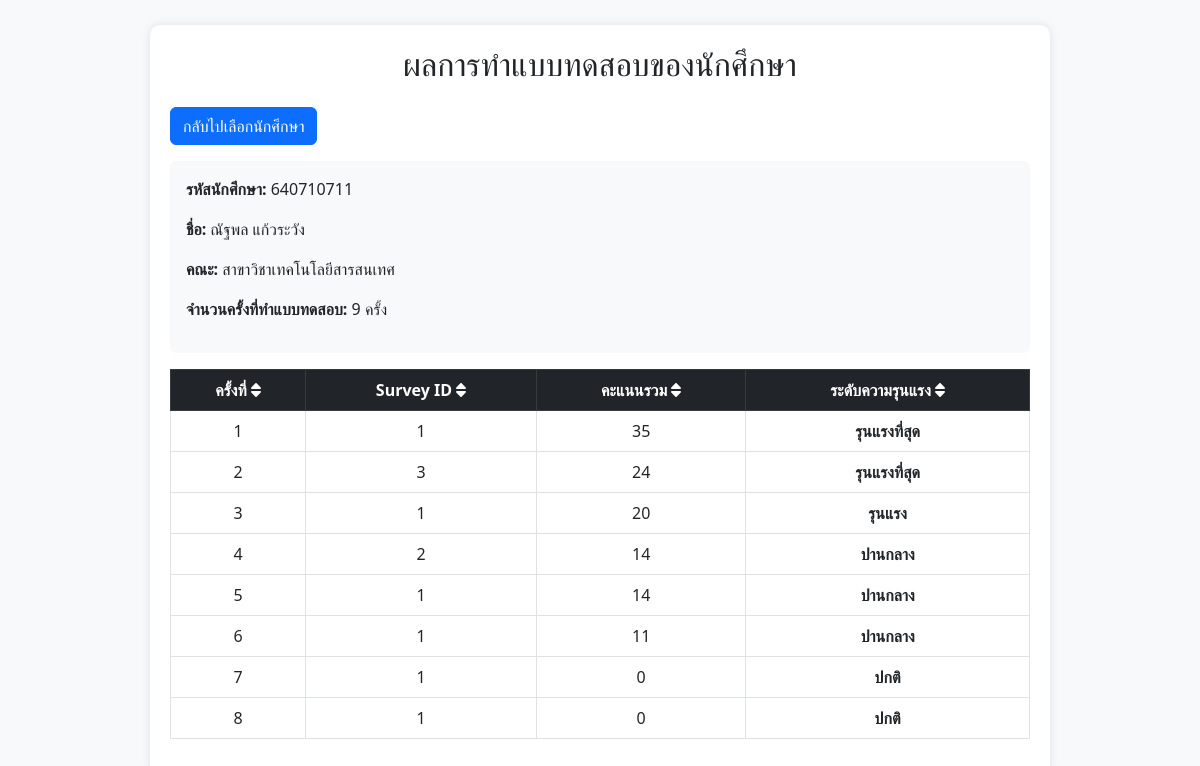
/adminUI/dashboard/student_results.php?std_id=640710711, run on the app's committed database.
### tables this page shows
CREATE TABLE `student` (
  `std_id` int(10) NOT NULL,
  `first_name` varchar(50) NOT NULL,
  `last_name` varchar(50) NOT NULL,
  `nickname` varchar(10) NOT NULL,
  `mail` varchar(255) DEFAULT NULL,
  `major` varchar(100) NOT NULL,
  `faculty_id` char(2) NOT NULL,
  `year` int(4) NOT NULL,
  `gender` int(1) NOT NULL,
  `phone` varchar(12) DEFAULT NULL
);

CREATE TABLE `test_results` (
  `result_id` int(11) NOT NULL,
  `std_id` int(11) NOT NULL,
  `survey_id` int(11) NOT NULL,
  `total_score` int(11) NOT NULL,
  `severity` enum('ปกติ','ต่ำ','ปานกลาง','รุนแรง','รุนแรงที่สุด') NOT NULL
);

### adminUI/dashboard/student_results.php (the view, shortened to what this page needs)
<?php
include '../../dbconnect.php';
$std_id = isset($_GET['std_id']) ? intval($_GET['std_id']) : 0;
$sql = "
    SELECT
        s.std_id, s.first_name, s.last_name, s.major,
       (SELECT COUNT(*) FROM test_results tr WHERE tr.std_id = s.std_id) AS total_tests,
        tr.result_id, tr.survey_id, tr.total_score, tr.severity
    FROM student s
    LEFT JOIN test_results tr ON s.std_id = tr.std_id
    WHERE s.std_id = ?
    ORDER BY tr.total_score DESC;
";
$stmt = $conn->prepare($sql);
$stmt->bind_param("i", $std_id);
$stmt->execute();
$result = $stmt->get_result();
$student = $result->fetch_assoc();
?>
<!DOCTYPE html>
<html lang="th">
<head>
    <link rel="stylesheet" href="https://cdn.jsdelivr.net/npm/bootstrap@5.3.0/dist/css/bootstrap.min.css">
</head>
<body class="d-flex justify-content-center align-items-center vh-100">
    <div class="container">
        <h2 class="text-center mb-4">ผลการทำแบบทดสอบของนักศึกษา</h2>
        <a href="students.php" class="btn btn-primary mb-3">กลับไปเลือกนักศึกษา</a>
        <?php if ($student) { ?>
            <div class="mb-3 p-3 bg-light rounded">
                <p><strong>รหัสนักศึกษา:</strong> <?= htmlspecialchars($student['std_id']) ?></p>
                <p><strong>ชื่อ:</strong> <?= htmlspecialchars($student['first_name'] . ' ' . $student['last_name']) ?></p>
                <p><strong>คณะ:</strong> <?= htmlspecialchars($student['major']) ?></p>
                <p><strong>จำนวนครั้งที่ทำแบบทดสอบ:</strong> <?= htmlspecialchars($student['total_tests']) ?> ครั้ง</p>
            </div>
            <div class="table-responsive">
                <table class="table table-bordered table-hover" id="testTable">
                    <thead class="table-dark">
                        <tr>
                            <th class="sortable" data-column="0">ครั้งที่ <i class="fas fa-sort"></i></th>
                            <th class="sortable" data-column="1">Survey ID <i class="fas fa-sort"></i></th>
                            <th class="sortable" data-column="2">คะแนนรวม <i class="fas fa-sort"></i></th>
                            <th class="sortable" data-column="3">ระดับความรุนแรง <i class="fas fa-sort"></i></th>
                        </tr>
                    </thead>
                    <tbody>
                        <?php
                        $count = 1;
                        while ($row = $result->fetch_assoc()) {
                            $severity_class = ($row['severity'] === 'สูง') ? 'severity-high' : (($row['severity'] === 'ปานกลาง') ? 'severity-medium' : 'severity-low');
                        ?>
                            <tr>
                                <td><?= $count++ ?></td>
                                <td><?= htmlspecialchars($row['survey_id']) ?></td>
                                <td><?= htmlspecialchars($row['total_score']) ?></td>
                                <td class="<?= $severity_class ?>"><?= htmlspecialchars($row['severity']) ?></td>
                            </tr>
                        <?php } ?>
                    </tbody>
                </table>
            </div>
        <?php } else { ?>
            <p class="text-danger text-center">ไม่พบนักศึกษาหรือไม่มีผลการทดสอบ</p>
        <?php } ?>
    </div>
</body>
</html>

### adminUI/dashboard/student_results.php (style rules this page uses)
body { background-color: #f8f9fa; }
.container { max-width: 900px; background: white; padding: 20px; border-radius: 10px; box-shadow: 0px 0px 10px rgba(0, 0, 0, 0.1); }
.table th, .table td { text-align: center; }
.severity-low { color: green; font-weight: bold; }
.severity-medium { color: orange; font-weight: bold; }

### data on the page
student: std_id "640710711", first_name+last_name "ณัฐพล แก้วระวัง", major "สาขาวิชาเทคโนโลยีสารสนเทศ"
test_results: survey "1", total_score "35", severity "รุนแรงที่สุด"
test_results: survey "3", total_score "24", severity "รุนแรงที่สุด"
test_results: survey "1", total_score "20", severity "รุนแรง"
test_results: survey "2", total_score "14", severity "ปานกลาง"
test_results: survey "1", total_score "14", severity "ปานกลาง"
test_results: survey "1", total_score "11", severity "ปานกลาง"
test_results: survey "1", total_score "0", severity "ปกติ"
test_results: survey "1", total_score "0", severity "ปกติ"

### other printed values
$student['total_tests'] "9"
